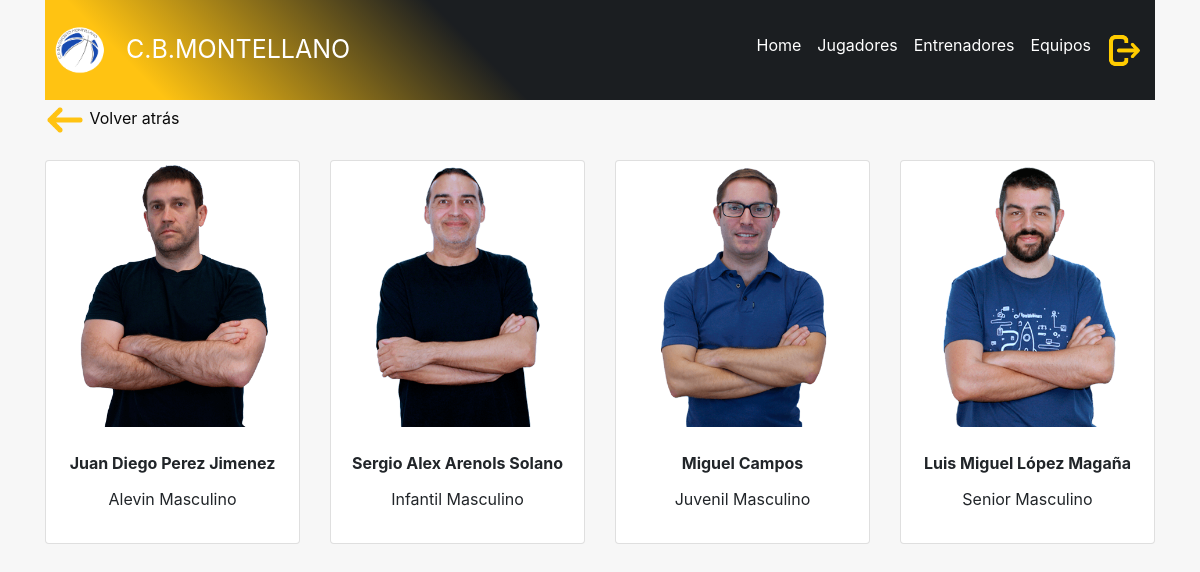
The app's page /usuario/buscarentrenadores.php (signed in) with its own data.
### tables this page shows
CREATE TABLE `equipo` (
  `idequipo` int(11) unsigned NOT NULL AUTO_INCREMENT,
  `nombre` varchar(100) NOT NULL,
  `foto` varchar(300) DEFAULT NULL,
  PRIMARY KEY (`idequipo`)
);

CREATE TABLE `entrenador` (
  `identrenador` int(11) unsigned NOT NULL AUTO_INCREMENT,
  `nombre` varchar(100) NOT NULL,
  `apellidos` varchar(100) NOT NULL,
  `dni` varchar(9) NOT NULL,
  `fechanacimiento` date NOT NULL,
  `numerolicencia` int(10) NOT NULL,
  `telefono` varchar(9) DEFAULT NULL,
  `direccion` varchar(100) DEFAULT NULL,
  `foto` varchar(300) DEFAULT NULL,
  PRIMARY KEY (`identrenador`)
);

### usuario/buscarentrenadores.php (the view, shortened to what this page needs)
<!DOCTYPE html>
<html lang="es">
<head>
  <link rel="stylesheet" href="https://stackpath.bootstrapcdn.com/bootstrap/4.2.1/css/bootstrap.min.css">
  <link rel="stylesheet" type="text/css" href="../header/header.css">
  <link rel="stylesheet" type="text/css" href="style.css">
  <link href="//maxcdn.bootstrapcdn.com/font-awesome/4.2.0/css/font-awesome.min.css" rel="stylesheet">
</head>
<body>
<div class="container">
<?php
    include_once "../header/header.php";
?>
<div class="row justify-content-start" id="flechaatras">
    <div clas="col-md-6">
      <a href="entrenadores.php"><img src="back.png" width="40px" height="40px" id="fotoflecha"/> Volver atrás</a>
    </div>
</div>
    <?php
      $connection = new mysqli("localhost", "juan", "2asirtriana", "cbmontellano");
      $connection->set_charset("utf8");
      $busqueda = $_POST['busquedaentrenadores'];
      $query="select ent.nombre as nombreentrenador, ent.apellidos as apellidosentrenador, e.nombre as equipo, ent.foto as foto, t.nombre as temporada
      from equipo as e
      join entrena as en on e.idequipo = en.idequipo
      right join entrenador as ent on en.identrenador = ent.identrenador
      join temporada as t on en.idtemporada = t.idtemporada
      WHERE ent.nombre LIKE '%$busqueda%'";
      if ($result = $connection->query($query)) {
        if ($result->num_rows==0){
          echo "<div class='alert alert-danger alert-dismissable'>
                    <button type='button' class='close' data-dismiss='alert'>&times;</button>
                    No existe ningún entrenador en nuestro club llamado $_POST[busquedaentrenadores]
                </div>";
        }else{
      echo "<div class='row justify-content-center' id='fotosbusqueda'>";
          while($obj = $result->fetch_object()){
            echo "<div class='col-md-3'>";
            echo "<div class='card'>";
            echo "<div class='d-flex align-items-center' style='witdh:220px;height:270px'><img class='rounded mx-auto d-block img-fluid' width='190px' height='190px' src='".$obj->foto."'id='fotojugador'/></div>";
            echo "<div class='card-body'>";
            echo "<div class='card-title' id='textocards'><b>".$obj->nombreentrenador." ".$obj->apellidosentrenador."</b></div>";
            echo "<div class='card-title' id='textocards'>".$obj->equipo."</div>";
            echo "</div>";
            echo "</div>";
            echo "</div>";
          }
          echo "</div>";
      }
    }
    ?>
    </div>
  </body>
</html>

### header/header.css (style rules this page uses)
body { margin: 0; font-family: -apple-system,BlinkMacSystemFont,"Segoe UI",Roboto,"Helvetica Neue",Arial,sans-serif; font-size: 1rem; font-weight: 400; line-height: 1.5; color: #212529; background-color: #f7f7f7; }
a { color: #0a0a0a; text-decoration: none; }

### usuario/style.css (style rules this page uses)
#textocards { text-align: center; }
#fotosbusqueda { margin-top:20px; }
#flechaatras { margin-left: 0px; }

### records on screen
equipo: entrenador.foto (picture), entrenador.nombre "Juan Diego", entrenador.apellidos "Perez Jimenez", nombre "Alevin Masculino"
equipo: entrenador.foto (picture), entrenador.nombre "Sergio Alex", entrenador.apellidos "Arenols Solano", nombre "Infantil Masculino"
equipo: entrenador.foto (picture), entrenador.nombre "Miguel", entrenador.apellidos "Campos", nombre "Juvenil Masculino"
equipo: entrenador.foto (picture), entrenador.nombre "Luis Miguel", entrenador.apellidos "López Magaña", nombre "Senior Masculino"
